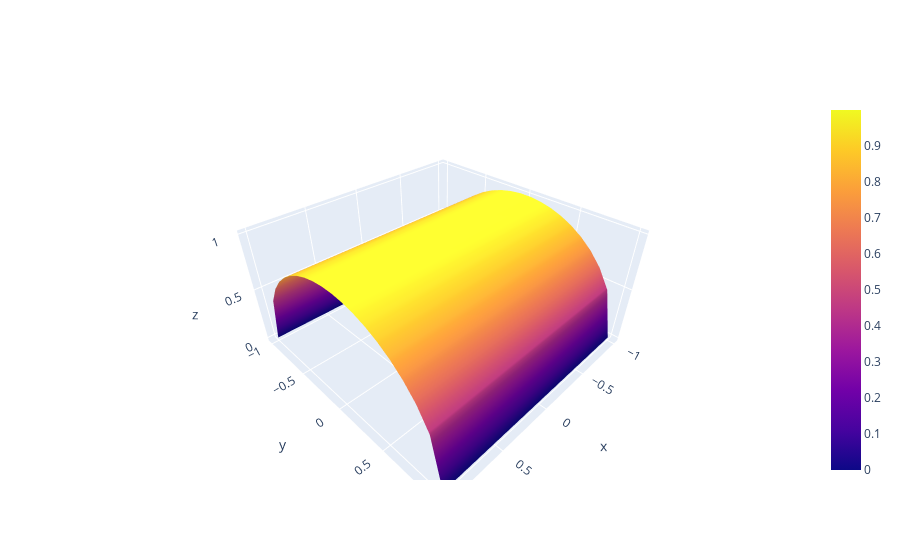

Write notebook code for a chart like this one.
### Code cell
u, v = sympy.symbols("u v")
f_explicit = sympy.sqrt(1 - v**2)

x, y = u, v

# coordinate range
xx = np.linspace(-1, 1, 20)
yy = np.linspace(-1, 1, 20)

# make coordinate point
X, Y = np.meshgrid(xx, yy)

# dependent variable point on coordinate
f2 = sympy.lambdify((x, y), f_explicit)
Z = f2(X, Y)

fig = go.Figure(go.Surface(x=X, y=Y, z=Z))
fig.show()

### Figure 1 — Plotly figure (JSON) as saved in the notebook; plotly's stock layout.template omitted (floating-point values rounded to 4 significant figures; data arrays with more than 128 entries replaced by an {"elided": "..."} marker saying what was removed)
{"data": [{"type": "surface", "x": {"elided": "20x20 float values"}, "y": {"elided": "20x20 float values"}, "z": {"elided": "20x20 float values"}}], "layout": {}}
